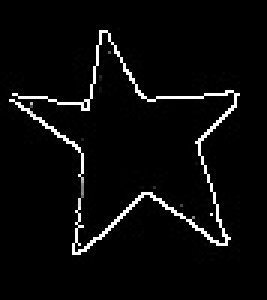
#> input picture python/template.jpg, 89 x 100 px (shown 3 times larger)
$ python -i CircleDetector.py   (imports and definitions only)
#> lines starting #> are read from the running program, lines starting #| are printed output that depends on the picture; after the words box and inside, x2 and y2 are one past the last pixel; in counts of white or black regions, pixels touching at a corner belong together
#> further down, picture is the input picture: shape (100, 89); min 0, max 255, mean 10.2
import cv2
import numpy as np
import imutils

class CircleDetector:
	def __init__(self):
		pass
	def process(self, img):
		hsv = cv2.cvtColor(img, cv2.COLOR_BGR2HSV)
		## mask of green (36,25,25) ~ (86, 255,255)
		# mask = cv2.inRange(hsv, (36, 25, 25), (86, 255,255))
		mask = cv2.inRange(hsv, (40, 128, 128), (176/2, 255, 255))

		## slice the green
		imask = mask>0
		green = np.zeros_like(img, np.uint8)
		green[imask] = img[imask]
		# Green is only bright green items isolated

		image = green

		# https://www.pyimagesearch.com/2016/02/08/opencv-shape-detection/
		resized = imutils.resize(image, width=300)
		ratio = image.shape[0] / float(resized.shape[0])
		gray = cv2.cvtColor(image, cv2.COLOR_BGR2GRAY)
		blur = cv2.medianBlur(gray, 5)
		sharpen_kernel = np.array([[-1,-1,-1], [-1,9,-1], [-1,-1,-1]])
		sharpen = cv2.filter2D(blur, -1, sharpen_kernel)
		thresh = cv2.threshold(sharpen,160,255, cv2.THRESH_BINARY_INV)[1]
		kernel = cv2.getStructuringElement(cv2.MORPH_RECT, (3,3))
		close = cv2.morphologyEx(thresh, cv2.MORPH_CLOSE, kernel, iterations=2)
		close = cv2.bitwise_not(gray)
		return close

	def get_centers(self, img):
		img = cv2.bitwise_not(img)
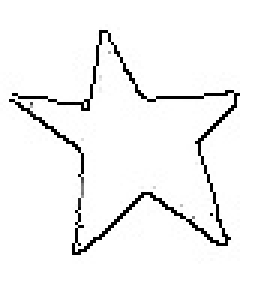
#> img: shape (100, 89) (shown 3 times larger); min 0, max 255, mean 244.8
		cnts = cv2.findContours(img, cv2.RETR_EXTERNAL, cv2.CHAIN_APPROX_SIMPLE)
#> cnts = 1 contour; box (x1, y1, x2, y2) and area: (0, 0, 89, 100) 8712
		cnts = imutils.grab_contours(cnts)
#> cnts = [[[0, 0], [0, 99], [88, 99], [88, 0]]]

		ret = []
		for c in cnts:
			# compute the center of the contour, then detect the name of the
			# shape using only the contour
			M = cv2.moments(c)
			area = round(np.sqrt(M['m00']/3.1415))
			ratio = 1.0
			cX = int((M["m10"] / M["m00"]) * ratio)
			cY = int((M["m01"] / M["m00"]) * ratio)
			shape = self.identify(c)
			# [6 lines of commented-out code are left out]

			if shape == 'circle':
				ret.append(f'{cX},{cY},{area}')
			cv2.circle(img, (cX, cY), 20, (0, 0, 255), 10)
#> this loop made 1 pass
#> (area, ratio, cX, cY, shape, peri in identify, approx in identify, x in identify) on pass 1: (53, 1, 44, 49, 'rectangle', 374, [[0, 0], [0, 99], [88, 99], [88, 0]], 0)
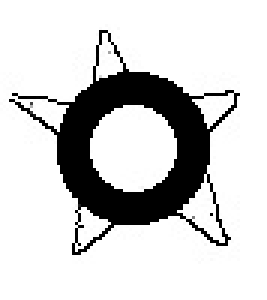
#> img: shape (100, 89) (shown 3 times larger); 15.04% of pixels changed, all inside (x1, y1, x2, y2) = (19, 24, 70, 75)
#> after the loop, ret = []
		return '|'.join(ret)


	def open_image(self, path):
		return cv2.imread(path)

	def decode_image(self, f):
		return cv2.imdecode(np.frombuffer(f.read(), np.uint8), cv2.IMREAD_COLOR)

	def identify(self, c):
		# initialize the shape name and approximate the contour
		shape = "unidentified"
		peri = cv2.arcLength(c, True)
		approx = cv2.approxPolyDP(c, 0.04 * peri, True)
		# if the shape is a triangle, it will have 3 vertices
		if len(approx) == 3:
			shape = "triangle"
		# if the shape has 4 vertices, it is either a square or
		# a rectangle
		elif len(approx) == 4:
			# compute the bounding box of the contour and use the
			# bounding box to compute the aspect ratio
			(x, y, w, h) = cv2.boundingRect(approx)
			ar = w / float(h)
			# a square will have an aspect ratio that is approximately
			# equal to one, otherwise, the shape is a rectangle
			shape = "square" if ar >= 0.95 and ar <= 1.05 else "rectangle"
		# if the shape is a pentagon, it will have 5 vertices
		elif len(approx) == 5:
			shape = "pentagon"
		# otherwise, we assume the shape is a circle
		else:
			shape = "circle"
		# return the name of the shape
		return shape

>>> import cv2
>>> picture = cv2.imread('template.jpg', cv2.IMREAD_GRAYSCALE)
>>> result = CircleDetector().get_centers(picture)
#> result = ''
